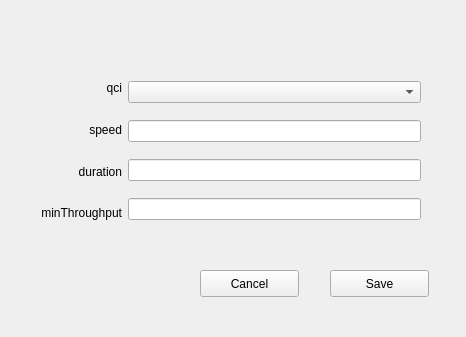
<?xml version="1.0" encoding="UTF-8"?>
<ui version="4.0">
 <class>AddStreamDlForm</class>
 <widget class="QWidget" name="AddStreamDlForm">
  <property name="geometry">
   <rect>
    <x>0</x>
    <y>0</y>
    <width>466</width>
    <height>337</height>
   </rect>
  </property>
  <property name="windowTitle">
   <string>Form</string>
  </property>
  <widget class="QPushButton" name="bt_save">
   <property name="geometry">
    <rect>
     <x>330</x>
     <y>270</y>
     <width>99</width>
     <height>27</height>
    </rect>
   </property>
   <property name="text">
    <string>Save</string>
   </property>
  </widget>
  <widget class="QPushButton" name="bt_cancel">
   <property name="geometry">
    <rect>
     <x>200</x>
     <y>270</y>
     <width>99</width>
     <height>27</height>
    </rect>
   </property>
   <property name="text">
    <string>Cancel</string>
   </property>
  </widget>
  <widget class="QWidget" name="layoutWidget">
   <property name="geometry">
    <rect>
     <x>40</x>
     <y>70</y>
     <width>381</width>
     <height>161</height>
    </rect>
   </property>
   <layout class="QHBoxLayout" name="horizontalLayout">
    <item>
     <layout class="QVBoxLayout" name="verticalLayout">
      <item>
       <widget class="QLabel" name="lbl_qci">
        <property name="text">
         <string>qci</string>
        </property>
        <property name="alignment">
         <set>Qt::AlignRight|Qt::AlignTrailing|Qt::AlignVCenter</set>
        </property>
       </widget>
      </item>
      <item>
       <widget class="QLabel" name="lbl_speed">
        <property name="text">
         <string>speed</string>
        </property>
        <property name="alignment">
         <set>Qt::AlignRight|Qt::AlignTrailing|Qt::AlignVCenter</set>
        </property>
       </widget>
      </item>
      <item>
       <widget class="QLabel" name="lbl_duration">
        <property name="text">
         <string>duration</string>
        </property>
        <property name="alignment">
         <set>Qt::AlignRight|Qt::AlignTrailing|Qt::AlignVCenter</set>
        </property>
       </widget>
      </item>
      <item>
       <widget class="QLabel" name="lbl_minThroughput">
        <property name="text">
         <string>minThroughput</string>
        </property>
        <property name="alignment">
         <set>Qt::AlignRight|Qt::AlignTrailing|Qt::AlignVCenter</set>
        </property>
       </widget>
      </item>
     </layout>
    </item>
    <item>
     <layout class="QVBoxLayout" name="verticalLayout_2">
      <item>
       <widget class="QComboBox" name="qciComboStreamDl"/>
      </item>
      <item>
       <widget class="QLineEdit" name="tet_speed"/>
      </item>
      <item>
       <widget class="QLineEdit" name="tet_duration"/>
      </item>
      <item>
       <widget class="QLineEdit" name="tet_minThroughput"/>
      </item>
     </layout>
    </item>
   </layout>
  </widget>
 </widget>
 <resources/>
 <connections/>
</ui>
